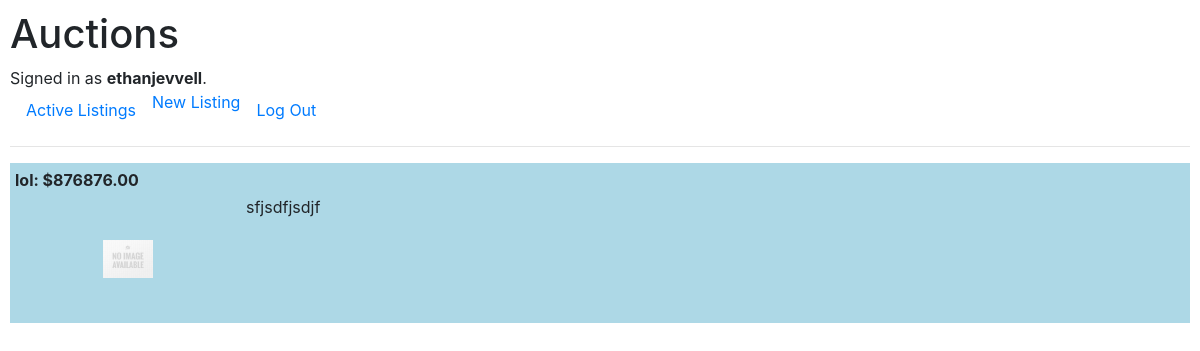
Page /listing/1/ (signed in) on the committed database.
### auctions/models.py (models this page shows)
class User(AbstractUser):
    watchlist = models.ManyToManyField("Listing", related_name="watched_by", blank=True)

class Listing(models.Model):
    title = models.CharField(max_length=64)
    description = models.TextField()
    category = models.CharField(max_length=64, choices=CATEGORIES)
    postedTime = models.DateField(auto_now_add=True)
    startingBid = models.PositiveIntegerField()
    imageURL = models.URLField(max_length=300)
    creator = models.ForeignKey(User, on_delete=models.CASCADE, related_name="created_listings")

### auctions/views.py (the view)
# urls.py: path("listing/<int:listingID>/", views.view_listing, name="view_listing"),
def view_listing(request, listingID):
    listing = Listing.objects.filter(pk=listingID).first()
    return render(request, "auctions/listing.html", {
        "listing": listing
    })

### auctions/templates/auctions/listing.html (shortened to what this page needs)
{% extends "auctions/layout.html" %} {% load static %} {% block body %}
<div class="listing">
  <div class="listing-title">
    <strong>
      {{ listing.title }}: ${{ listing.startingBid|floatformat:2 }}
    </strong>
  </div>
  <div class="listing-body">
    {% if listing.imageURL %}
    <img src="{{ listing.imageURL }}" width="50px" height="50px" />
    {% else %}
    <img
      src="{% static 'images/generic_no_image.jpg' %}"
      width="50px"
      height="50px"
    />
    {% endif %}
    <p>{{ listing.description }}</p>
  </div>
</div>
 {% endblock %}

### auctions/templates/auctions/layout.html (shortened to what this page needs)
{% load static %}
<!DOCTYPE html>
<html lang="en">
  <head>
    <link
      rel="stylesheet"
      href="https://stackpath.bootstrapcdn.com/bootstrap/4.4.1/css/bootstrap.min.css"
    />
    <link rel="stylesheet" href="{% static 'auctions/styles.css' %}" />
  </head>
  <body>
    <h1>Auctions</h1>
    <div>
      {% if user.is_authenticated %} Signed in as
      <strong>{{ user.username }}</strong>.  {% endif %}
    </div>
    <ul class="nav">
      <li class="nav-item">
        <a class="nav-link" href="{% url 'index' %}">Active Listings</a>
      </li>
      {% if user.is_authenticated %}
      <li class="nav-item">
        <a calss="nav-link" href="{% url 'new_listing' %}">New Listing</a>
      </li>
      <li class="nav-item">
        <a class="nav-link" href="{% url 'logout' %}">Log Out</a>
      </li>
      {% endif %}
    </ul>
    <hr />
    {% block body %} {% endblock %}
  </body>
</html>

### auctions/static/auctions/styles.css (style rules this page uses)
body { padding: 10px; }
.listing { background-color: lightblue; display: grid; grid-template-rows: 20% 1fr; margin-bottom: 1rem; height: 10rem; }
.listing-title { grid-row: 1; padding: 5px; height: auto; }
.listing-body { grid-row: 2; display: grid; height: auto; grid-template-columns: 20% 1fr; }
.listing-body img { grid-column: 1; margin: auto; max-width: fit-content; max-height: fit-content; }
.listing-body p { grid-column: 2; }

### rows in the picture
User: username "ethanjevvell"
Listing: title "lol", startingBid "876876.00", description "sfjsdfjsdjf"
